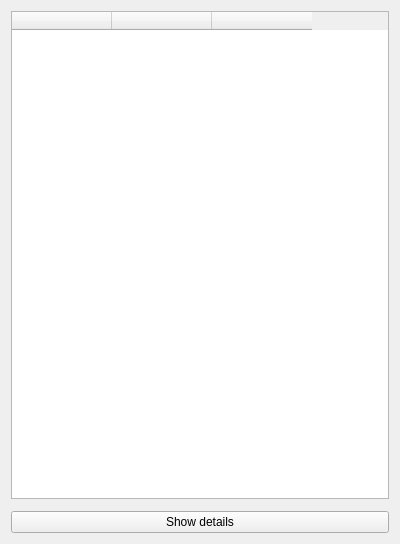
<?xml version="1.0" encoding="UTF-8"?>
<ui version="4.0">
 <class>CardListWidget</class>
 <widget class="QWidget" name="CardListWidget">
  <property name="geometry">
   <rect>
    <x>0</x>
    <y>0</y>
    <width>400</width>
    <height>544</height>
   </rect>
  </property>
  <property name="windowTitle">
   <string>Form</string>
  </property>
  <layout class="QVBoxLayout" name="verticalLayout">
   <item>
    <widget class="QTableWidget" name="table_widget">
     <property name="showGrid">
      <bool>true</bool>
     </property>
     <property name="sortingEnabled">
      <bool>true</bool>
     </property>
     <attribute name="horizontalHeaderVisible">
      <bool>true</bool>
     </attribute>
     <attribute name="verticalHeaderVisible">
      <bool>false</bool>
     </attribute>
     <column>
      <property name="text">
       <string/>
      </property>
     </column>
     <column>
      <property name="text">
       <string/>
      </property>
     </column>
     <column>
      <property name="text">
       <string/>
      </property>
     </column>
    </widget>
   </item>
   <item>
    <widget class="mtk::CardDetailWidget" name="card_detail" native="true"/>
   </item>
   <item>
    <layout class="QHBoxLayout" name="horizontalLayout">
     <item>
      <widget class="QPushButton" name="btn_detail">
       <property name="text">
        <string>Show details</string>
       </property>
      </widget>
     </item>
    </layout>
   </item>
  </layout>
 </widget>
 <customwidgets>
  <customwidget>
   <class>mtk::CardDetailWidget</class>
   <extends>QWidget</extends>
   <header>widgets/carddetailwidget.hpp</header>
   <container>1</container>
  </customwidget>
 </customwidgets>
 <resources/>
 <connections/>
</ui>
